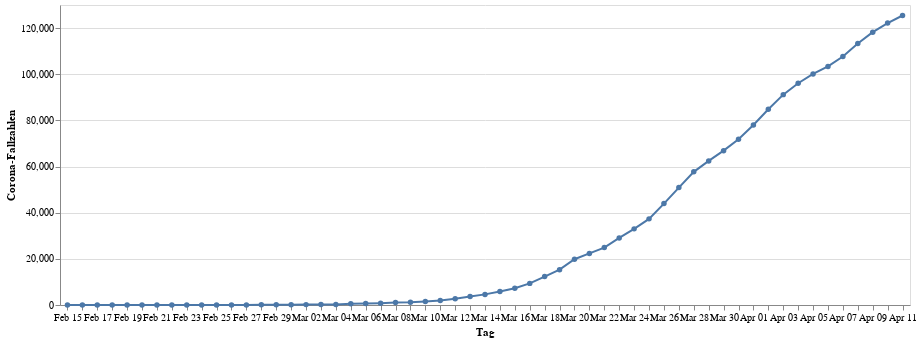

Write notebook code for a chart like this one.
### Code cell
infections = alt.Chart(data).mark_line(point=True).encode(
    alt.X("monthdate(day):O", title="Tag"),
    alt.Y("cases:Q", title="Corona-Fallzahlen"))
infections.properties(width=850, height=300)

### Figure 1 — Vega-Lite specification as saved in the notebook (floating-point values rounded to 4 significant figures)
{"config": {"view": {"continuousWidth": 400, "continuousHeight": 300}}, "data": {"name": "data-c8df3ef336f791f57df84d6f0cab2af4"}, "mark": {"type": "line", "point": true}, "encoding": {"x": {"type": "ordinal", "field": "day", "timeUnit": "monthdate", "title": "Tag"}, "y": {"type": "quantitative", "field": "cases", "title": "Corona-Fallzahlen"}}, "height": 300, "width": 850, "$schema": "https://vega.github.io/schema/vega-lite/v4.0.2.json", "datasets": {"data-c8df3ef336f791f57df84d6f0cab2af4": [{"day": "2020-02-15T00:00:00", "cases": 16}, {"day": "2020-02-16T00:00:00", "cases": 16}, {"day": "2020-02-17T00:00:00", "cases": 16}, {"day": "2020-02-18T00:00:00", "cases": 16}, {"day": "2020-02-19T00:00:00", "cases": 16}, {"day": "2020-02-20T00:00:00", "cases": 16}, {"day": "2020-02-21T00:00:00", "cases": 16}, {"day": "2020-02-22T00:00:00", "cases": 16}, {"day": "2020-02-23T00:00:00", "cases": 16}, {"day": "2020-02-24T00:00:00", "cases": 16}, {"day": "2020-02-25T00:00:00", "cases": 18}, {"day": "2020-02-26T00:00:00", "cases": 26}, {"day": "2020-02-27T00:00:00", "cases": 48}, {"day": "2020-02-28T00:00:00", "cases": 74}, {"day": "2020-02-29T00:00:00", "cases": 79}, {"day": "2020-03-01T00:00:00", "cases": 130}, {"day": "2020-03-02T00:00:00", "cases": 165}, {"day": "2020-03-03T00:00:00", "cases": 203}, {"day": "2020-03-04T00:00:00", "cases": 262}, {"day": "2020-03-05T00:00:00", "cases": 545}, {"day": "2020-03-06T00:00:00", "cases": 670}, {"day": "2020-03-07T00:00:00", "cases": 800}, {"day": "2020-03-08T00:00:00", "cases": 1040}, {"day": "2020-03-09T00:00:00", "cases": 1224}, {"day": "2020-03-10T00:00:00", "cases": 1565}, {"day": "2020-03-11T00:00:00", "cases": 1966}, {"day": "2020-03-12T00:00:00", "cases": 2745}, {"day": "2020-03-13T00:00:00", "cases": 3675}, {"day": "2020-03-14T00:00:00", "cases": 4599}, {"day": "2020-03-15T00:00:00", "cases": 5813}, {"day": "2020-03-16T00:00:00", "cases": 7272}, {"day": "2020-03-17T00:00:00", "cases": 9367}, {"day": "2020-03-18T00:00:00", "cases": 12327}, {"day": "2020-03-19T00:00:00", "cases": 15320}, {"day": "2020-03-20T00:00:00", "cases": 19848}, {"day": "2020-03-21T00:00:00", "cases": 22364}, {"day": "2020-03-22T00:00:00", "cases": 24873}, {"day": "2020-03-23T00:00:00", "cases": 29056}, {"day": "2020-03-24T00:00:00", "cases": 32991}, {"day": "2020-03-25T00:00:00", "cases": 37323}, {"day": "2020-03-26T00:00:00", "cases": 43938}, {"day": "2020-03-27T00:00:00", "cases": 50871}, {"day": "2020-03-28T00:00:00", "cases": 57695}, {"day": "2020-03-29T00:00:00", "cases": 62435}, {"day": "2020-03-30T00:00:00", "cases": 66885}, {"day": "2020-03-31T00:00:00", "cases": 71808}, {"day": "2020-04-01T00:00:00", "cases": 77981}, {"day": "2020-04-02T00:00:00", "cases": 84794}, {"day": "2020-04-03T00:00:00", "cases": 91159}, {"day": "2020-04-04T00:00:00", "cases": 96092}, {"day": "2020-04-05T00:00:00", "cases": 100123}, {"day": "2020-04-06T00:00:00", "cases": 103375}, {"day": "2020-04-07T00:00:00", "cases": 107663}, {"day": "2020-04-08T00:00:00", "cases": 113296}, {"day": "2020-04-09T00:00:00", "cases": 118235}, {"day": "2020-04-10T00:00:00", "cases": 122171}, {"day": "2020-04-11T00:00:00", "cases": 125452}]}}
